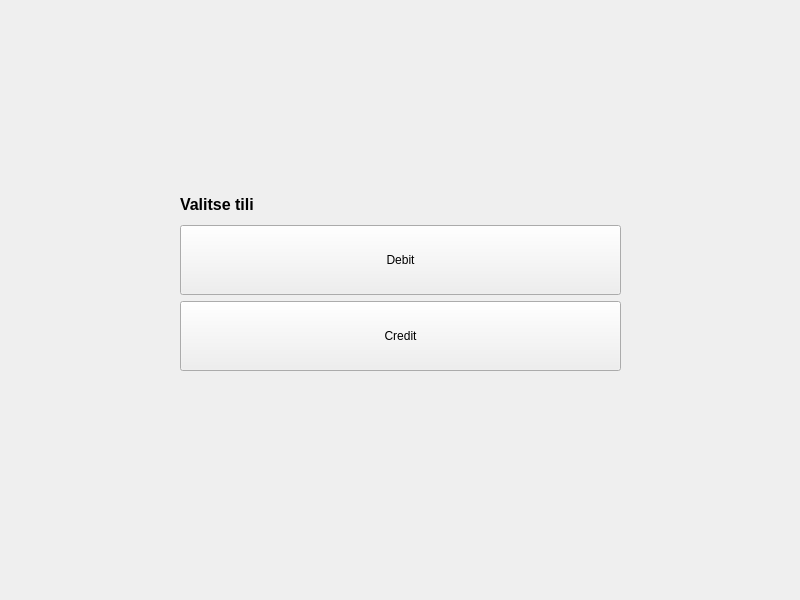
<?xml version="1.0" encoding="UTF-8"?>
<ui version="4.0">
 <class>CardSelect</class>
 <widget class="QWidget" name="CardSelect">
  <property name="geometry">
   <rect>
    <x>0</x>
    <y>0</y>
    <width>800</width>
    <height>600</height>
   </rect>
  </property>
  <property name="windowTitle">
   <string>Form</string>
  </property>
  <widget class="QWidget" name="verticalLayoutWidget">
   <property name="geometry">
    <rect>
     <x>180</x>
     <y>190</y>
     <width>441</width>
     <height>181</height>
    </rect>
   </property>
   <layout class="QVBoxLayout" name="verticalLayout">
    <item>
     <widget class="QLabel" name="label">
      <property name="font">
       <font>
        <pointsize>12</pointsize>
        <bold>true</bold>
       </font>
      </property>
      <property name="text">
       <string>Valitse tili</string>
      </property>
     </widget>
    </item>
    <item>
     <widget class="QPushButton" name="cardDebit">
      <property name="sizePolicy">
       <sizepolicy hsizetype="Minimum" vsizetype="Fixed">
        <horstretch>0</horstretch>
        <verstretch>30</verstretch>
       </sizepolicy>
      </property>
      <property name="minimumSize">
       <size>
        <width>0</width>
        <height>70</height>
       </size>
      </property>
      <property name="text">
       <string>Debit</string>
      </property>
     </widget>
    </item>
    <item>
     <widget class="QPushButton" name="cardCredit">
      <property name="minimumSize">
       <size>
        <width>0</width>
        <height>70</height>
       </size>
      </property>
      <property name="text">
       <string>Credit</string>
      </property>
     </widget>
    </item>
   </layout>
  </widget>
 </widget>
 <resources/>
 <connections/>
</ui>
